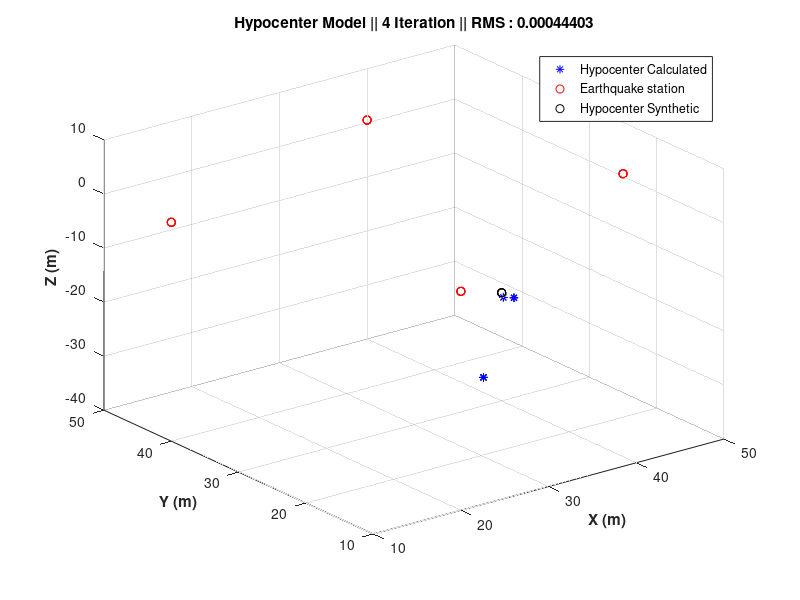
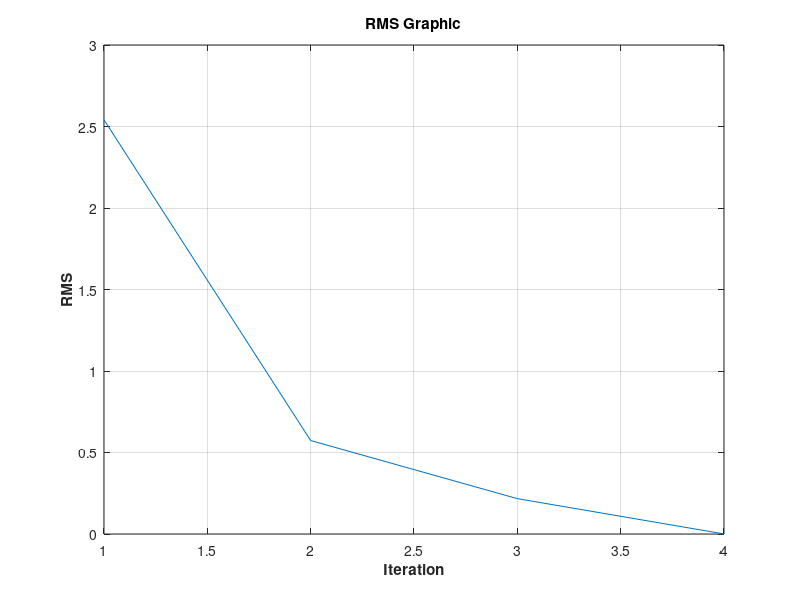

MATLAB code to generate these figures, in order:
%Non-linear problem : Hipocenter Determination  
%Mohammad Rheza Zamani
clc;
clear all;

%Earthquake station position
x = [20 50 40 10];
y = [10 25 50 40];
z = [0.5 0.5 0.5 0.5];
%Synthetic Model
xs = 40;
ys = 30;
zs = -20;
%P wave velocity
Vp = 4;

% Calculating Synthetic Data 
for i = 1 : length(x)
    if(zs<0 & z(i)>0) %kondisi zs<0 & z>0
        ts(i)= sqrt((x(i)-xs)^2 +(y(i)-ys)^2 + (-z(i)-zs)^2)/Vp;
    elseif(zs>0 & z(i)<0)
        ts(i)= sqrt((x(i)-xs)^2 +(y(i)-ys)^2 + (z(i)+zs)^2)/Vp;
    else %kondisi saat 1. zs = z = 0 2. zs>0 & z>0 3. zs<0 & z<0
        ts(i)= sqrt((x(i)-xs)^2 +(y(i)-ys)^2 + (z(i)-zs)^2)/Vp;
    end
    %Add noise to data
    ts(i) = ts(i) + 0.1*(2*rand(1,1));
end

%Initial guess of the hypocenter
xa = 60;
ya = 40;
za = -30;
for iterasi = 1 : 100
    for i = 1 : length(x)
       %Jacobian matrix
        if(za>0 & z(i)<0) %za>0 & z(i)<0
            j(i,1) = (xa - x(i))/(sqrt(((x(i)-xa)^2) +(y(i)-ya)^2 + (-z(i)-za)^2)*Vp);
            j(i,2) = (ya - y(i))/(sqrt(((x(i)-xa)^2) +(y(i)-ya)^2 +(-z(i)-za)^2 )*Vp);
            j(i,3) = (-za - z(i))/(sqrt(((x(i)-xa)^2) +(y(i)-ya)^2 + (-z(i)-za)^2)*Vp);
        elseif(za<0 & z(i)>0) %za<0 & z(i)>0
            j(i,1) = (xa - x(i))/(sqrt(((xa-x(i))^2) +(ya-y(i))^2 + (za+z(i))^2)*Vp);
            j(i,2) = (ya - y(i))/(sqrt(((xa-x(i))^2) +(ya-y(i))^2 +(za+z(i))^2 )*Vp);
            j(i,3) = (za + z(i))/(sqrt(((xa-x(i))^2) +(ya-y(i))^2 + (za+z(i))^2)*Vp);
        elseif(za>0 & z(i)>0) %za>0 & z(i)>0
            j(i,1) = (xa - x(i))/(sqrt(((x(i)-xa)^2) +(y(i)-ya)^2 + (-z(i)+za)^2)*Vp);
            j(i,2) = (ya - y(i))/(sqrt(((x(i)-xa)^2) +(y(i)-ya)^2 +(-z(i)+za)^2 )*Vp);
            j(i,3) = (-za + z(i))/(sqrt(((x(i)-xa)^2) +(y(i)-ya)^2 + (-z(i)+za)^2)*Vp);
        elseif(za<=0 & z(i)<=0)%za<=0 & z(i)<=0
            j(i,1) = (xa - x(i))/(sqrt(((x(i)-xa)^2) +(y(i)-ya)^2 + (z(i)-za)^2)*Vp);
            j(i,2) = (ya - y(i))/(sqrt(((x(i)-xa)^2) +(y(i)-ya)^2 +(z(i)-za)^2 )*Vp);
            j(i,3) = (za - z(i))/(sqrt(((x(i)-xa)^2) +(y(i)-ya)^2 + (z(i)-za)^2)*Vp);
        end
        
    end
    
    %Calculating calculated data and synthetic data difference
    for i=1:length(x)
        if(za<0 & z(i)>0) %z<0 & z>0
            t_cal(i)= sqrt((x(i)-xa)^2 +(y(i)-ya)^2 + (-z(i)-za)^2)/Vp;
        elseif(za>0 & z(i)<0)
            t_cal(i)= sqrt((x(i)-xa)^2 +(y(i)-ya)^2 + (z(i)+za)^2)/Vp;
        else %1. zs = z = 0 2. zs>0 & z>0 3. zs<0 & z<0
            t_cal(i)= sqrt((x(i)-xa)^2 +(y(i)-ya)^2 + (z(i)-za))/Vp;
        end
        dt(i) = ts(i)-t_cal(i);
    end
    %inversion
    delta_m=(inv(j'*j))*j'*dt';
    xa=xa+delta_m(1);
    ya=ya+delta_m(2);
    za=za+delta_m(3);
    hipos(iterasi,:)=[xa(1) ya(1) za(1)];
    
    %RMSE
    for i=1:length(x)
        rms(iterasi)=(sqrt((sum((ts(i)-t_cal(i)).^2))/length(x)));
    end
%Plotting Model
figure(1);
hold on
plot3(hipos(:,1),hipos(:,2),hipos(:,3),'*b'); 
plot3(x,y,z,'ro')
plot3(xs,ys,zs,'ko') 
title(['Hypocenter Model || ',num2str(length(rms)),' Iteration || RMS : ',num2str(rms(iterasi))])
grid on;
xlabel('X (m)','Fontweight','bold'); 
ylabel('Y (m)','Fontweight','bold'); 
zlabel('Z (m)','Fontweight','bold');
legend('Hypocenter Calculated','Earthquake station','Hypocenter Synthetic')
view(3)
    if rms(iterasi)<0.001
        break
    end
end 

%Plotting rms
figure(2);
plot(1:length(rms),rms);
xlabel('Iteration','Fontweight','bold'); 
ylabel('RMS','Fontweight','bold');
title('RMS Graphic');
grid on